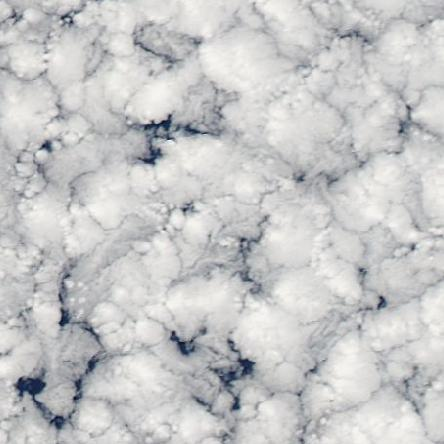
#> input picture data/target_images/20190801-12-11-95-94.jpeg, 444 x 444 px, found by its file name; its folder holds only this picture in this run
$ python adv_segmentation.py
#> lines starting #> are read from the running program, lines starting #| are printed output that depends on the picture; after the words box and inside, x2 and y2 are one past the last pixel; in counts of white or black regions, pixels touching at a corner belong together
import cv2
import numpy as np
from matplotlib import pyplot as plt
import os
import random
import re
import time
import logging
import pandas as pd

# ---------------------------------
logger = logging.getLogger(__name__)
logging.basicConfig(filename='log_segmentation.log', encoding='utf-8', level=logging.DEBUG)
logger.info('SCRIPT STARTED, TIME: ' + str(time.time()))
# ---------------------------------

# The Instant class is used to contain the date and location of each jpeg file, plus the number of clouds and their average size
class Instant:

    NAME_PATTERN = re.compile(r"(\d{4})(\d{2})(\d{2})-(\d+)-(\d+)-(\d+)-(\d+)")


    def __init__(self, file):
        self.extract_date_time(file)

    def extract_date_time(self, file):
        self.match = self.NAME_PATTERN.match(file)
        self.year = self.match.group(1)
        self.month = self.match.group(2)
        self.day = self.match.group(3)

        # inserting a condition that puts a minus sign before the minlat and minlon if they are negative
        # in august untill october the minlat and maxlat is negative, so we need to add a minus sign before it
        if self.month == '08' or self.month == '09' or self.month == '10':
            self.minlat = -int(self.match.group(4))
            self.maxlat = -int(self.match.group(5))
        else:
            self.minlat = self.match.group(4)
            self.maxlat = self.match.group(5)
        self.minlon = -int(self.match.group(6))
        self.maxlon = -int(self.match.group(7))
        # the name just until the first dot
        self.name = file.split('.')[0]
        # print(f'Year: {self.year}, Month: {self.month}, Day: {self.day}, Minlat: {self.minlat}, Maxlat: {self.maxlat}, Minlon: {self.minlon}, Maxlon: {self.maxlon}')


    def segment_and_count_clouds(self, image_path, thresh, maxdi, iter):
        # Load the image
#> called with thresh = 160, maxdi = 0.5, iter = 2
        image = cv2.imread(image_path)
#> image is the input picture: shape (444, 444, 3); mean B, G, R 200, 199.6, 199.1
        original_image = image.copy()
        gray = cv2.cvtColor(image, cv2.COLOR_BGR2GRAY)

        # Increase contrast to improve thresholding
        clahe = cv2.createCLAHE(clipLimit=2.0, tileGridSize=(8, 8))
        gray = clahe.apply(gray)

        # Apply Gaussian blur to reduce noise
        blurred = cv2.GaussianBlur(gray, (5, 5), 0)

        # Threshold the image to create a binary image
        _, binary = cv2.threshold(blurred, thresh, 255, cv2.THRESH_BINARY) # ----------------------------------------------------
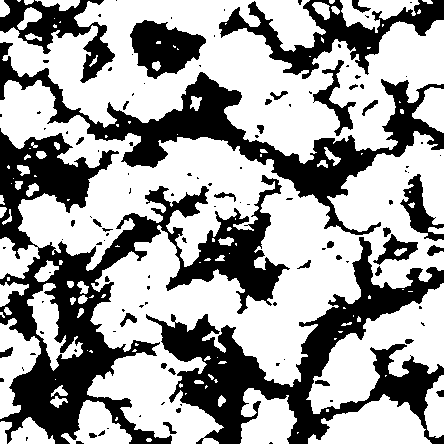
#> binary: shape (444, 444); 62.5% white; 119 black regions (80 under 20 px), largest, box (x1, y1, x2, y2) and area: (0, 128, 290, 444) 26539, (146, 237, 444, 444) 17414, (0, 42, 444, 235) 14126

        # Perform morphological operations to remove small noise and separate clouds
        kernel = np.ones((3, 3), np.uint8)
        opened = cv2.morphologyEx(binary, cv2.MORPH_OPEN, kernel, iterations=1)
#> opened: shape (444, 444); 61.9% white; 98 black regions (71 under 20 px), largest, box (x1, y1, x2, y2) and area: (0, 42, 444, 444) 60027, (219, 0, 444, 79) 5534, (0, 0, 115, 83) 3356

        # Distance transform to prepare for watershed
        dist_transform = cv2.distanceTransform(opened, cv2.DIST_L2, 5)

        # Threshold the distance transform to find sure foreground
        _, sure_fg = cv2.threshold(dist_transform, maxdi * dist_transform.max(), 255, 0)
#> sure_fg: shape (444, 444) float32; 2% white; 20 white regions (2 under 20 px), largest, box (x1, y1, x2, y2) and area: (343, 420, 406, 444) 985, (219, 50, 261, 79) 519, (283, 217, 306, 247) 452

        # Find sure background by dilating the binary image
        sure_bg = cv2.dilate(opened, kernel, iterations=iter)
#> sure_bg: shape (444, 444); 76.7% white; 79 black regions (46 under 20 px), largest, box (x1, y1, x2, y2) and area: (164, 243, 444, 444) 10109, (7, 216, 157, 444) 8839, (89, 75, 374, 204) 7255

        # Subtract sure foreground from sure background to get unknown regions
        sure_fg = np.uint8(sure_fg)
        unknown = cv2.subtract(sure_bg, sure_fg)

        # Label the sure foreground regions
        _, markers = cv2.connectedComponents(sure_fg)
#> markers: shape (444, 444) int32; 21 distinct labels, from 0 to 20

        # Add one to all labels so that the background is not zero
        markers = markers + 1
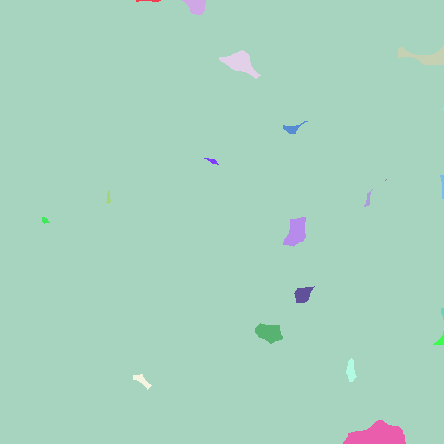
#> markers: shape (444, 444) int32; 21 distinct labels, from 1 to 21; one colour per label, 0 black

        # Mark the unknown regions with zero
        markers[unknown == 255] = 0
#> markers: shape (444, 444) int32; 22 distinct labels, from 0 to 21

        # Apply the watershed algorithm
        markers = cv2.watershed(image, markers)
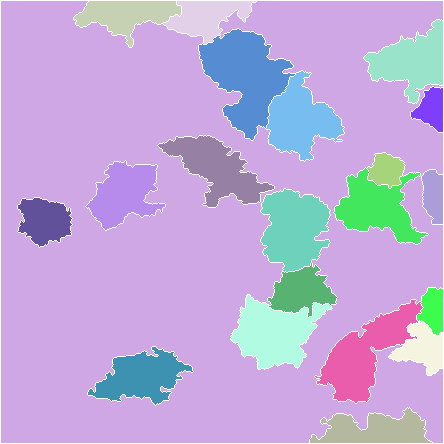
#> markers: shape (444, 444) int32; 22 distinct labels, from -1 to 21; one colour per label, 0 black, -1 white

        # Create a copy of the original image for visualization
        segmented_image = original_image.copy()

        # Assign random colors to each segment
        unique_markers = np.unique(markers)
#> unique_markers = 22 values from -1 to 21
        for marker in unique_markers:
            if marker == -1:  # Skip boundaries
                continue
            mask = markers == marker
            color = np.random.randint(0, 255, size=(3,)).tolist()
            segmented_image[mask] = color
#> this loop made 22 passes
#> color on passes 2 to 13: [172, 47, 117], [192, 67, 251], [195, 103, 9], [211, 21, 242], [36, 87, 70], [216, 88, 140], [58, 193, 230], [39, 87, 174], [88, 81, 165], [25, 77, 72], [9, 148, 115], [208, 243, 197]
#> marker on pass 1: -1
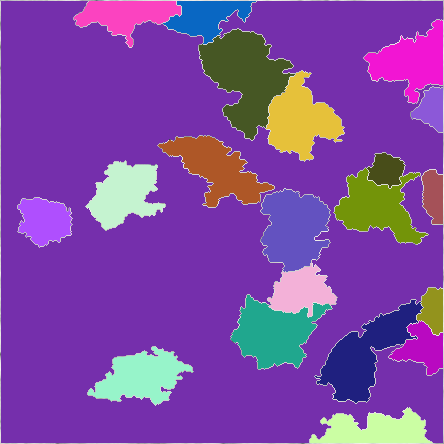
#> segmented_image: shape (444, 444, 3); mean B, G, R 162.5, 72.8, 125.7

        # Annotate each segment with its number
        for marker in unique_markers:
            if marker <= 1:  # Skip background and boundaries
                continue
            mask = markers == marker
            coords = np.column_stack(np.where(mask))
            y, x = coords[coords.shape[0] // 2]  # Approximate center
            cv2.putText(segmented_image, str(marker - 1), (x, y), cv2.FONT_HERSHEY_SIMPLEX, 0.5, (255, 255, 255), 1, cv2.LINE_AA)
#> this loop made 22 passes
#> (y, x) on passes 3 to 14: (13, 176), (16, 186), (61, 427), (73, 260), (109, 442), (120, 337), (167, 230), (195, 429), (170, 381), (208, 401), (194, 125), (220, 65)
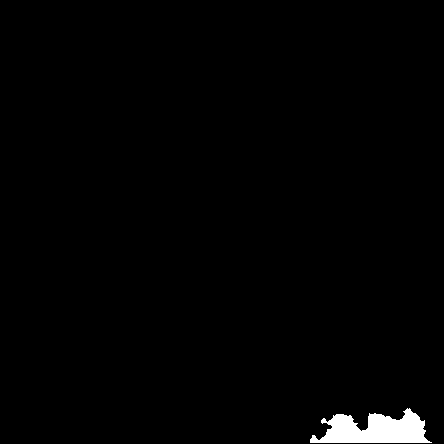
#> mask: shape (444, 444) bool; 1.3% white; 1 white region, box (x1, y1, x2, y2) and area: (310, 408, 432, 443) 2625
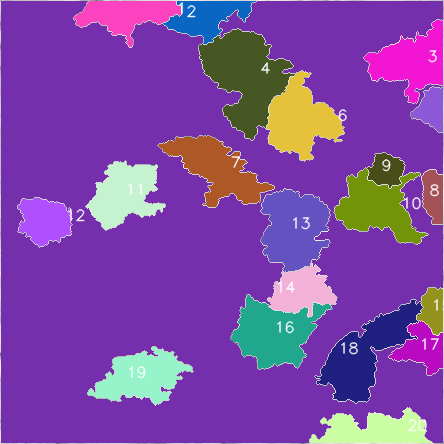
#> segmented_image: shape (444, 444, 3); 0.94% of pixels changed, all inside (x1, y1, x2, y2) = (68, 2, 444, 432)

        # Count the number of distinct clouds (ignoring the background)
        num_clouds = len(unique_markers) - 2  # Subtract 2 for background and boundaries
#> num_clouds = 20
        self.clouds_num = num_clouds
#> self.clouds_num = 20

        # Let's add the average size of the clouds based on the number of pixels and the scale of the image
        scale = 0.0625  # The resolution is 250m, therefore each pixel area is 0.0625 km^2
        cloud_sizes = [np.sum(markers == marker) for marker in unique_markers if marker > 1]
#> cloud_sizes = [2436, 2065, 3357, 5579, 892, 3706, 3627, 916, 878, 3460, 3086, 1873, 4115, 2043, 851, 4011, 1520, 4388, 3189, 2625]
        self.avg_size = np.median(cloud_sizes) * scale
#> self.avg_size = 178.5
        # print(f"Number of clouds: {num_clouds}, Average size: {self.avg_size:.2f} km^2")

        # Display the results
        plt.figure(figsize=(12, 6))
        plt.subplot(1, 3, 1)
        plt.title("Original Image")
        plt.imshow(cv2.cvtColor(original_image, cv2.COLOR_BGR2RGB))

        plt.subplot(1, 3, 2)
        plt.title("Binary Image")
        plt.imshow(binary, cmap='gray')

        # add the number of clouds to the image
        plt.text(0, 580, f"Number of clouds: {num_clouds}", color='white', backgroundcolor='black', fontsize=11)
        # add the parameters to the image
        plt.text(0, 630, f"Threshold: {thresh}, Max Distance: {maxdi}, Iterations: {iter}", color='white', backgroundcolor='black', fontsize=11)
        # add the average size of the clouds to the image
        plt.text(0, 680, f"Average size: {self.avg_size:.2f} km^2", color='white', backgroundcolor='black', fontsize=11)

        plt.subplot(1, 3, 3)
        plt.title("Segmented Image")
        plt.imshow(cv2.cvtColor(segmented_image, cv2.COLOR_BGR2RGB))

        if not os.path.exists('segmented_images_visualization'):
            os.makedirs('segmented_images_visualization')
        plt.savefig(f'segmented_images_visualization\{self.year, self.month, self.day, self.minlat, self.maxlat, self.minlon, self.maxlon}.png')
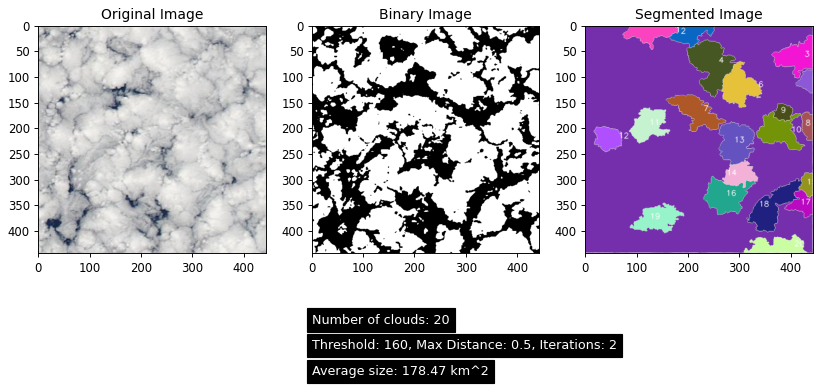
#> figure drawn by matplotlib, 3 panels

        plt.close()
        return num_clouds


# Retrieving the names of the images from the directory (the name includes the time and location of the image)
def extract_jpeg_names(directory):
    jpeg_names = [f for f in os.listdir(directory) if f.endswith('.jpeg')]
    return jpeg_names # A list of the names of the images


def create_instances():
    instants = []
    directory_path = os.path.join('C:\\Users\\Temp\Desktop', 'ran', 'code', 'target_images') # The location of the jpegs
    target_images = extract_jpeg_names(directory_path) # A list of the names of the images
    df = pd.DataFrame(columns=['name', 'year', 'month', 'day', 'minlat', 'maxlat', 'minlon', 'maxlon', 'clouds_num', 'avg_size'])


    for file in target_images:
        instant = Instant(file)
        # instant.segment_and_count_clouds(os.path.join(directory_path, file), 135, 0.32, 1) # The parameters are the threshold, max distance, and iterations
        instant.segment_and_count_clouds(os.path.join(directory_path, file), 160, 0.5, 2) # The parameters are the threshold, max distance, and iterations
        instants.append(instant)

        # adding a print of the process to the log file
        logger.info(f'number of clouds in the image: {instant.clouds_num}')
        logger.info(f'average size of the clouds in the image: {instant.avg_size}')
        # printing a progress bar
        total_files = len(target_images)
        processed_files = len(instants)
        progress = (processed_files / total_files) * 100
        print(f"Progress for segmentation: {progress:.2f}%")
        logger.info(f"Progress for segmentation: {progress:.2f}%")

        # for data conservation purposes, we will save the data in a csv file we created earlier df
        df = df._append({'name': instant.name, 'year': instant.year, 'month': instant.month, 'day': instant.day, 'minlat': instant.minlat, 'maxlat': instant.maxlat, 'minlon': instant.minlon, 'maxlon': instant.maxlon, 'clouds_num': instant.clouds_num, 'avg_size': instant.avg_size}, ignore_index=True)
#> df = table of 1 rows and 10 columns
        # saving the data in the csv file
    df.to_csv('cloud_data.csv', index=False)

create_instances()

$ run again, on data/target_images/20190808-7-6-83-82.jpeg
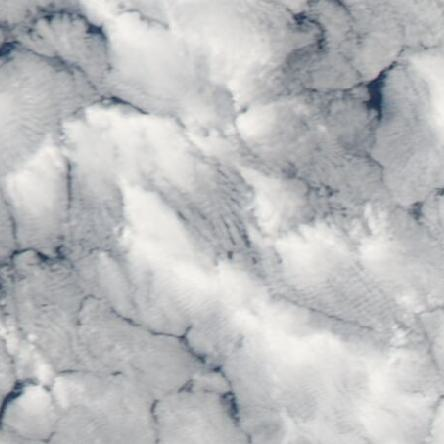
#> input picture data/target_images/20190808-7-6-83-82.jpeg, 444 x 444 px, found by its file name
#> in segment_and_count_clouds, image is the input picture: shape (444, 444, 3); mean B, G, R 190.6, 188.9, 187.7
#> binary: shape (444, 444); 58.8% white; 90 black regions (51 under 20 px), largest, box (x1, y1, x2, y2) and area: (140, 0, 444, 386) 38367, (0, 0, 281, 444) 29112, (0, 337, 133, 444) 4523
#> opened: shape (444, 444); 58.2% white; 64 black regions (36 under 20 px), largest, box (x1, y1, x2, y2) and area: (140, 0, 444, 386) 40261, (0, 0, 281, 444) 29730, (0, 337, 133, 444) 4585
#> sure_bg: shape (444, 444); 71.4% white; 56 black regions (29 under 20 px), largest, box (x1, y1, x2, y2) and area: (143, 0, 444, 383) 27323, (0, 144, 278, 444) 13732, (0, 0, 183, 151) 6480
#> unique_markers = [-1, 1, 3, 4, 5, 6, 7, 8, 9, 10, 11, 12, 13, 14, 15, 16]
#> the loop in segment_and_count_clouds, `for marker in unique_markers:` made 16 passes
#> color on passes 2 to 9: [172, 47, 117], [192, 67, 251], [195, 103, 9], [211, 21, 242], [36, 87, 70], [216, 88, 140], [58, 193, 230], [39, 87, 174]
#> the loop in segment_and_count_clouds, `for marker in unique_markers:` made 16 passes
#> (y, x) on passes 3 to 10: (50, 267), (75, 439), (98, 15), (147, 145), (179, 45), (206, 279), (318, 263), (254, 321)
#> after the loop in segment_and_count_clouds, `for marker in unique_markers:`:
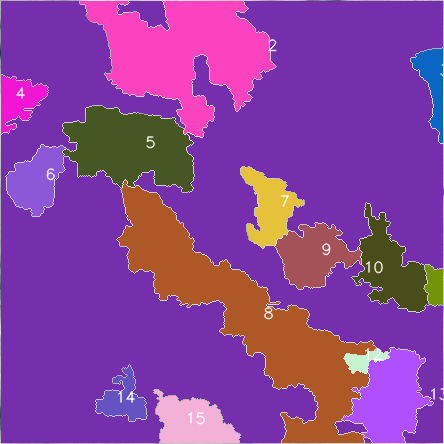
#> segmented_image: shape (444, 444, 3); mean B, G, R 154.4, 66.1, 137.8
#> num_clouds = 14
#> cloud_sizes = [13813, 1399, 1572, 7635, 2562, 2485, 18466, 3346, 3870, 591, 491, 4846, 1366, 2914]
#> self.avg_size = 171.1
#> in segment_and_count_clouds, `plt.savefig(f'segmented_images_visualization\{self.year, self.month, s..`:
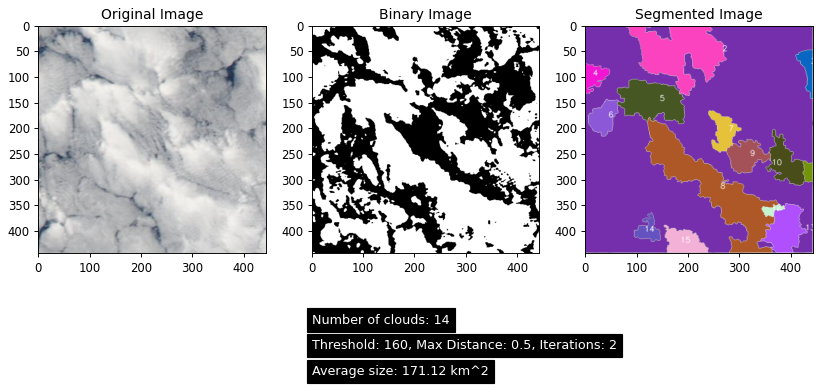
#> figure drawn by matplotlib, 3 panels
#> df = table of 1 rows and 10 columns

$ run again, on data/target_images/20190817-17-16-96-95.jpeg
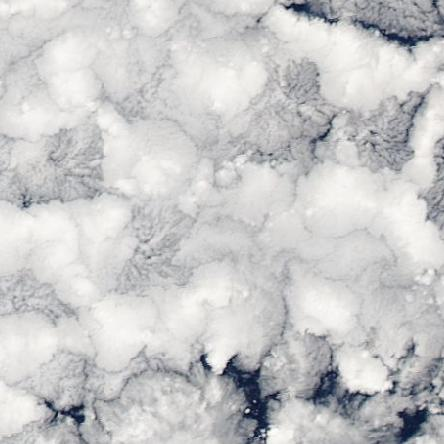
#> input picture data/target_images/20190817-17-16-96-95.jpeg, 444 x 444 px, found by its file name
#> in segment_and_count_clouds, image is the input picture: shape (444, 444, 3); mean B, G, R 201.6, 201.2, 201.1
#> binary: shape (444, 444); 65.5% white; 129 black regions (78 under 20 px), largest, box (x1, y1, x2, y2) and area: (0, 255, 308, 444) 15609, (94, 54, 444, 203) 13929, (0, 124, 134, 212) 5689
#> opened: shape (444, 444); 64.7% white; 102 black regions (58 under 20 px), largest, box (x1, y1, x2, y2) and area: (0, 248, 308, 444) 16337, (94, 54, 444, 203) 14411, (0, 124, 134, 212) 5803
#> sure_bg: shape (444, 444); 77.3% white; 73 black regions (38 under 20 px), largest, box (x1, y1, x2, y2) and area: (193, 60, 440, 185) 8450, (0, 339, 213, 444) 5535, (214, 259, 291, 444) 5281
#> unique_markers = 26 values from -1 to 24
#> the loop in segment_and_count_clouds, `for marker in unique_markers:` made 26 passes
#> color on passes 2 to 9: [172, 47, 117], [192, 67, 251], [195, 103, 9], [211, 21, 242], [36, 87, 70], [216, 88, 140], [58, 193, 230], [39, 87, 174]
#> the loop in segment_and_count_clouds, `for marker in unique_markers:` made 26 passes
#> (y, x) on passes 4 to 11: (6, 41), (15, 147), (64, 76), (59, 294), (82, 230), (116, 34), (159, 130), (200, 304)
#> after the loop in segment_and_count_clouds, `for marker in unique_markers:`:
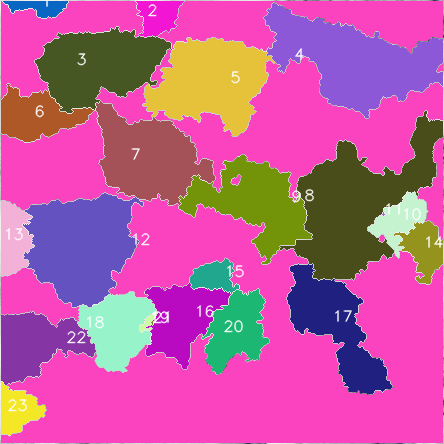
#> segmented_image: shape (444, 444, 3); mean B, G, R 155.6, 91.8, 190.7
#> num_clouds = 24
#> cloud_sizes = [677, 1178, 7272, 10153, 7798, 2962, 7129, 11352, 6320, 1610, 6, 9140, 1784, 1642, 1037, 4038, 5856, 3881, 120, 3329, 5, 4214, 1438]
#> self.avg_size = 208.1
#> in segment_and_count_clouds, `plt.savefig(f'segmented_images_visualization\{self.year, self.month, s..`:
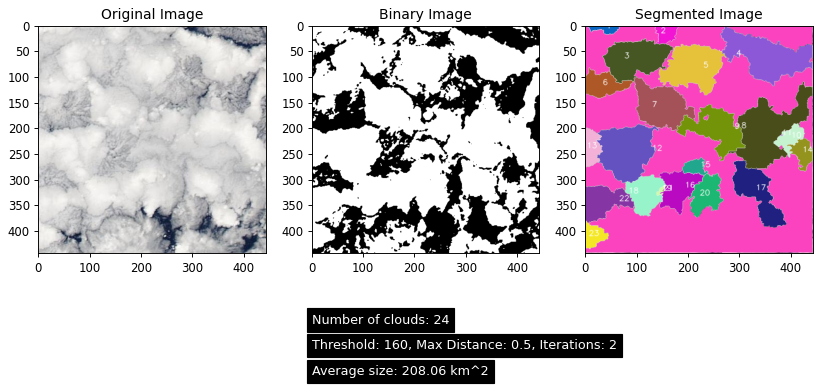
#> figure drawn by matplotlib, 3 panels
#> df = table of 1 rows and 10 columns

$ run again, on data/target_images/20190818-14-13-87-86.jpeg
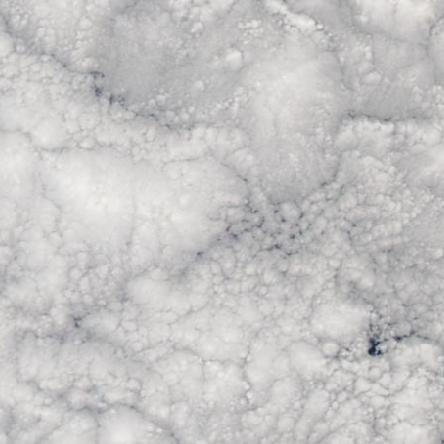
#> input picture data/target_images/20190818-14-13-87-86.jpeg, 444 x 444 px, found by its file name
#> in segment_and_count_clouds, image is the input picture: shape (444, 444, 3); mean B, G, R 195.8, 196.3, 197.3
#> binary: shape (444, 444); 71.2% white; 267 black regions (169 under 20 px), largest, box (x1, y1, x2, y2) and area: (161, 0, 444, 302) 18647, (0, 0, 253, 142) 8953, (298, 215, 444, 384) 8498
#> opened: shape (444, 444); 70.4% white; 215 black regions (137 under 20 px), largest, box (x1, y1, x2, y2) and area: (12, 0, 444, 374) 22934, (0, 0, 254, 148) 10147, (292, 215, 444, 384) 8926
#> sure_bg: shape (444, 444); 86.3% white; 162 black regions (101 under 20 px), largest, box (x1, y1, x2, y2) and area: (284, 0, 444, 139) 6262, (0, 0, 162, 110) 3759, (165, 182, 318, 284) 3649
#> unknown: shape (444, 444); 82.9% white; 171 black regions (103 under 20 px), largest, box (x1, y1, x2, y2) and area: (284, 0, 444, 139) 6262, (68, 168, 208, 228) 5074, (0, 0, 162, 110) 3759
#> unique_markers = [-1, 1, 2, 3, 4, 5, 6, 7, 8, 9, 10]
#> the loop in segment_and_count_clouds, `for marker in unique_markers:` made 11 passes
#> color on passes 2 to 9: [172, 47, 117], [192, 67, 251], [195, 103, 9], [211, 21, 242], [36, 87, 70], [216, 88, 140], [58, 193, 230], [39, 87, 174]
#> the loop in segment_and_count_clouds, `for marker in unique_markers:` made 11 passes
#> (y, x) on passes 3 to 10: (18, 48), (89, 258), (108, 69), (134, 275), (152, 266), (219, 43), (193, 125), (326, 189)
#> num_clouds = 9
#> cloud_sizes = [2055, 5909, 5582, 7, 2109, 6860, 20345, 6200, 1605]
#> self.avg_size = 348.9
#> in segment_and_count_clouds, `plt.savefig(f'segmented_images_visualization\{self.year, self.month, s..`:
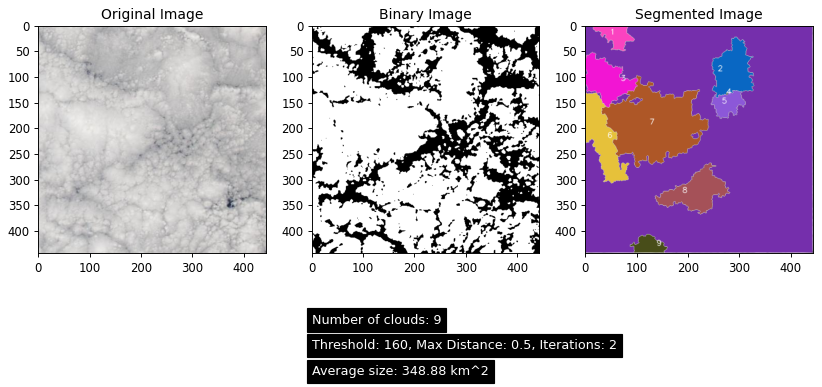
#> figure drawn by matplotlib, 3 panels
#> df = table of 1 rows and 10 columns
